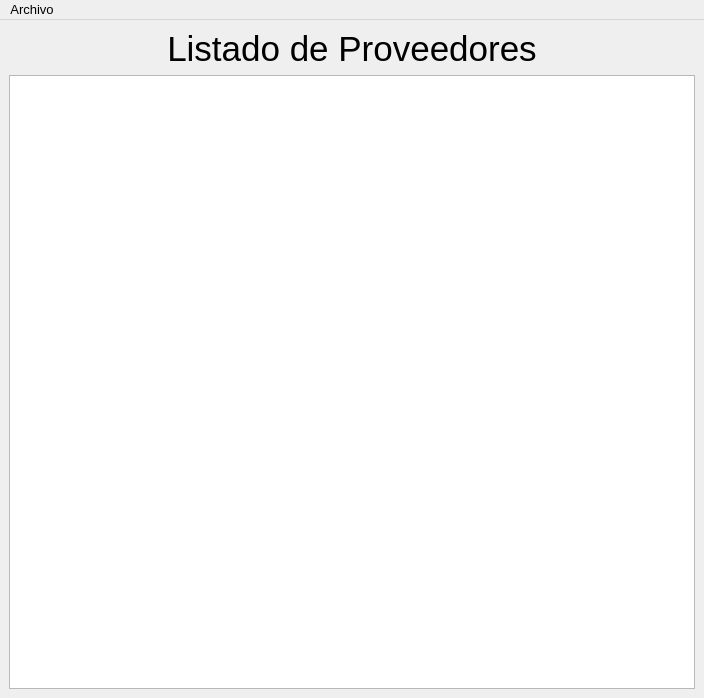
<?xml version="1.0" encoding="UTF-8"?>
<ui version="4.0">
 <class>ListaProveedores</class>
 <widget class="QMainWindow" name="ListaProveedores">
  <property name="geometry">
   <rect>
    <x>0</x>
    <y>0</y>
    <width>704</width>
    <height>698</height>
   </rect>
  </property>
  <property name="minimumSize">
   <size>
    <width>0</width>
    <height>0</height>
   </size>
  </property>
  <property name="font">
   <font>
    <pointsize>10</pointsize>
   </font>
  </property>
  <property name="windowTitle">
   <string>Listado de Proveedores</string>
  </property>
  <widget class="QWidget" name="centralwidget">
   <layout class="QGridLayout" name="gridLayout">
    <item row="0" column="0">
     <widget class="QLabel" name="lbl_title">
      <property name="font">
       <font>
        <family>Arial</family>
        <pointsize>26</pointsize>
        <bold>false</bold>
       </font>
      </property>
      <property name="cursor">
       <cursorShape>ArrowCursor</cursorShape>
      </property>
      <property name="autoFillBackground">
       <bool>true</bool>
      </property>
      <property name="locale">
       <locale language="Spanish" country="Spain"/>
      </property>
      <property name="text">
       <string>Listado de Proveedores</string>
      </property>
      <property name="alignment">
       <set>Qt::AlignCenter</set>
      </property>
     </widget>
    </item>
    <item row="1" column="0">
     <widget class="QTableView" name="table_lista_proveedores">
      <property name="minimumSize">
       <size>
        <width>500</width>
        <height>300</height>
       </size>
      </property>
      <property name="maximumSize">
       <size>
        <width>16777215</width>
        <height>16777215</height>
       </size>
      </property>
      <property name="locale">
       <locale language="Spanish" country="Spain"/>
      </property>
      <property name="sizeAdjustPolicy">
       <enum>QAbstractScrollArea::AdjustToContents</enum>
      </property>
      <property name="alternatingRowColors">
       <bool>true</bool>
      </property>
      <property name="selectionMode">
       <enum>QAbstractItemView::ContiguousSelection</enum>
      </property>
      <property name="sortingEnabled">
       <bool>true</bool>
      </property>
      <attribute name="horizontalHeaderShowSortIndicator" stdset="0">
       <bool>true</bool>
      </attribute>
     </widget>
    </item>
   </layout>
  </widget>
  <widget class="QMenuBar" name="menubar">
   <property name="geometry">
    <rect>
     <x>0</x>
     <y>0</y>
     <width>704</width>
     <height>23</height>
    </rect>
   </property>
   <widget class="QMenu" name="menuArchivo">
    <property name="title">
     <string>Archivo</string>
    </property>
    <addaction name="actionActualizar"/>
    <addaction name="separator"/>
    <addaction name="actionAnadir_proveedor"/>
   </widget>
   <addaction name="menuArchivo"/>
  </widget>
  <action name="actionActualizar">
   <property name="text">
    <string>Actualizar</string>
   </property>
  </action>
  <action name="actionAnadir_proveedor">
   <property name="text">
    <string>Añadir proveedor</string>
   </property>
  </action>
 </widget>
 <resources/>
 <connections/>
</ui>
